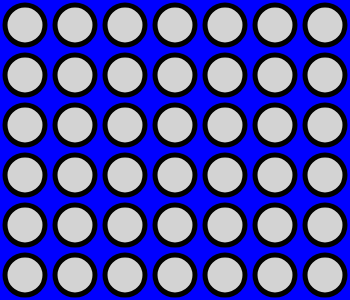
Frame 1 (no input)
Frame 60 (no input): identical to frame 1, image omitted
Frame 120 (the mouse pressed at the canvas centre since frame 60): identical to frame 1, image omitted

The p5.js sketch that drew this single still picture (run headless with seeded random() and noise() and a simulated clock; from frame 60 on, the mouse is pressed at the canvas centre):

// p5.js sketch
// ── sketch.js
//Connect Four.
//Ignore TypeError; The code still works.

//Defining Variables.
p5.disableFriendlyErrors = true
canva = []
turn = 0
found = false
//Creating the canvas.
function setup() {
  createCanvas(350, 300)
  textAlign(CENTER)
  textStyle(BOLD)
  textSize(35)
  stroke('black')
  strokeWeight(5)
  for (let column = 0; column < 6; column++) {
    for (let row = 0; row < 7; row++) {
      canva = append(canva, new Cell(row * 50, column * 50))
    }
  }
}

function draw() {
  //Display the current status of every cell.
  background("blue");
  for (let index = 0; index <= 41; index++) {
    canva[index].display();
  }
  //Detect Row Connection
  for (let index = 0; index <= 41; index++){
    if (0 <= index%7 && index%7 <= 3){
      if (canva[index].status == 1 && canva[index+1].status == 1 && canva[index+2].status == 1 && canva[index+3].status == 1){
        fill('red')
        text("RED WINS!",175,165)
        noLoop()
      }
      else if(canva[index].status == 2 && canva[index+1].status == 2 && canva[index+2].status == 2 && canva[index+3].status == 2){
        fill('yellow')
        text("YELLOW WINS!",175,165)
        noLoop()
      }
    }
  }
  //Detect Column Connection
  for (let k = 0; k <=6; k++){
    for (let index = k; index <= k+14; index = index + 7){
      if(canva[index].status == 1 && canva[index+7].status == 1 && canva[index+14].status == 1 && canva[index+21].status == 1){
        fill('red')
        text("RED WINS!",175,165)
        noLoop()                             
      }
      else if(canva[index].status == 2 && canva[index+7].status == 2 && canva[index+14].status == 2 && canva[index+21].status == 2){
        fill('yellow')
        text("YELLOW WINS!",175,165)
        noLoop()
      }
    }
  }
  //Detect Anti-Diagonal Connection
  for(let k = 0;k<=14;k = k + 7){
    for (index = k;index <= k+3;index++){
      if(canva[index].status == 1 && canva[index+8].status == 1 && canva[index+16].status == 1 && canva[index+24].status == 1){
        fill('red')
        text("RED WINS!",175,165)
        noLoop()                             
      }
      else if(canva[index].status == 2 && canva[index+8].status == 2 && canva[index+16].status == 2 && canva[index+24].status == 2){
        fill('yellow')
        text("YELLOW WINS!",175,165)
        noLoop()
      }
    }
  }
  //Detect Diagonal Connection
  for(let k = 3;k<=17;k = k + 7){
    for (index = k;index <= k+3;index++){
      if(canva[index].status == 1 && canva[index+6].status == 1 && canva[index+12].status == 1 && canva[index+18].status == 1){
        fill('red')
        text("RED WINS!",175,165)
        noLoop()                              
      }
      else if(canva[index].status == 2 && canva[index+6].status == 2 && canva[index+12].status == 2 && canva[index+18].status == 2){
        fill('yellow')
        text("YELLOW WINS!",175,165)
        noLoop()
      }
    }
  }
}

//Detect which column is clicked (From the bottom so the coin drops to the lowest row)
function mouseClicked() {
  for (let index = 41; index > 0, found == false; index--) {
    canva[index].ifClicked();
  }
}
class Cell {
  constructor(x, y) {
    this.x = x;
    this.y = y;
    this.status = 0;
  }
  display() {
    if (this.status == 0) {
      fill("lightgrey");
      ellipse(this.x + 25, this.y + 25, 40, 40);
    }
    if (this.status == 1) {
      fill("red");
      ellipse(this.x + 25, this.y + 25, 40, 40);
      found = false;
    }
    if (this.status == 2) {
      fill("yellow");
      ellipse(this.x + 25, this.y + 25, 40, 40);
      found = false;
    }
  }
  ifClicked() {
    if (this.x <= mouseX && mouseX <= this.x + 50 && this.status == 0) {
      if (turn == 0) {
        this.status = 1;
        turn = 1;
        found = true;
      } else if (turn == 1) {
        this.status = 2;
        turn = 0;
        found = true;
      }
    }
  }
}
